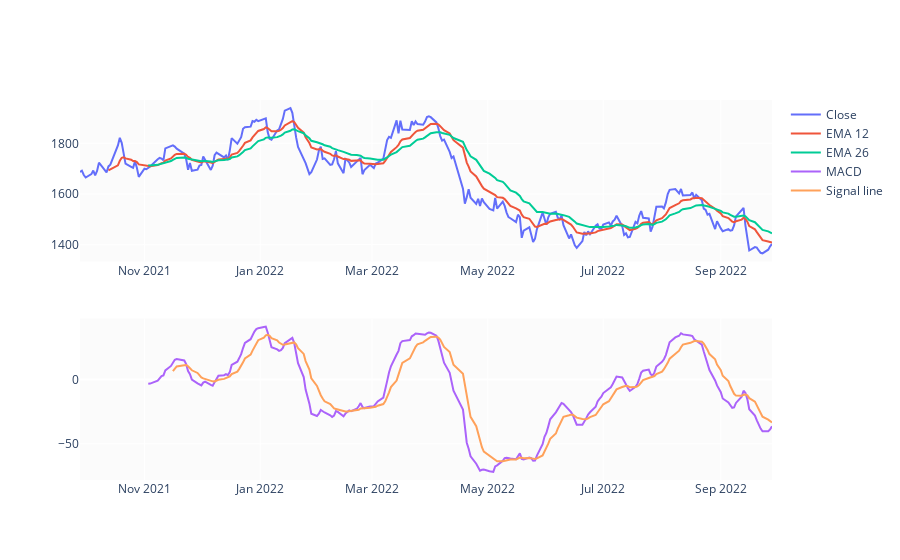

This figure's notebook cell:
### Code cell
EMA_12 = pd.Series(df['Close'].ewm(span=12, min_periods=12).mean())
EMA_26 = pd.Series(df['Close'].ewm(span=26, min_periods=26).mean())
df['MACD'] = pd.Series(EMA_12 - EMA_26)
df['MACD_signal'] = pd.Series(df.MACD.ewm(span=9, min_periods=9).mean())

fig = make_subplots(rows=2, cols=1)
fig.add_trace(go.Scatter(x=df.Date, y=df.Close, name='Close'), row=1, col=1)
fig.add_trace(go.Scatter(x=df.Date, y=EMA_12, name='EMA 12'), row=1, col=1)
fig.add_trace(go.Scatter(x=df.Date, y=EMA_26, name='EMA 26'), row=1, col=1)
fig.add_trace(go.Scatter(x=df.Date, y=df['MACD'], name='MACD'), row=2, col=1)
fig.add_trace(go.Scatter(x=df.Date, y=df['MACD_signal'], name='Signal line'), row=2, col=1)
fig.show()

### Figure 1 — Plotly figure (JSON) as saved in the notebook; plotly's stock layout.template omitted (floating-point values rounded to 4 significant figures; data arrays with more than 128 entries replaced by an {"elided": "..."} marker saying what was removed)
{"data": [{"name": "Close", "type": "scatter", "x": {"elided": "250 str values"}, "xaxis": "x", "y": {"elided": "250 float values"}, "yaxis": "y"}, {"name": "EMA 12", "type": "scatter", "x": {"elided": "250 str values"}, "xaxis": "x", "y": {"elided": "250 float values"}, "yaxis": "y"}, {"name": "EMA 26", "type": "scatter", "x": {"elided": "250 str values"}, "xaxis": "x", "y": {"elided": "250 float values"}, "yaxis": "y"}, {"name": "MACD", "type": "scatter", "x": {"elided": "250 str values"}, "xaxis": "x2", "y": {"elided": "250 float values"}, "yaxis": "y2"}, {"name": "Signal line", "type": "scatter", "x": {"elided": "250 str values"}, "xaxis": "x2", "y": {"elided": "250 float values"}, "yaxis": "y2"}], "layout": {"xaxis": {"anchor": "y", "domain": [0.0, 1.0]}, "xaxis2": {"anchor": "y2", "domain": [0.0, 1.0]}, "yaxis": {"anchor": "x", "domain": [0.575, 1.0]}, "yaxis2": {"anchor": "x2", "domain": [0.0, 0.425]}}}
